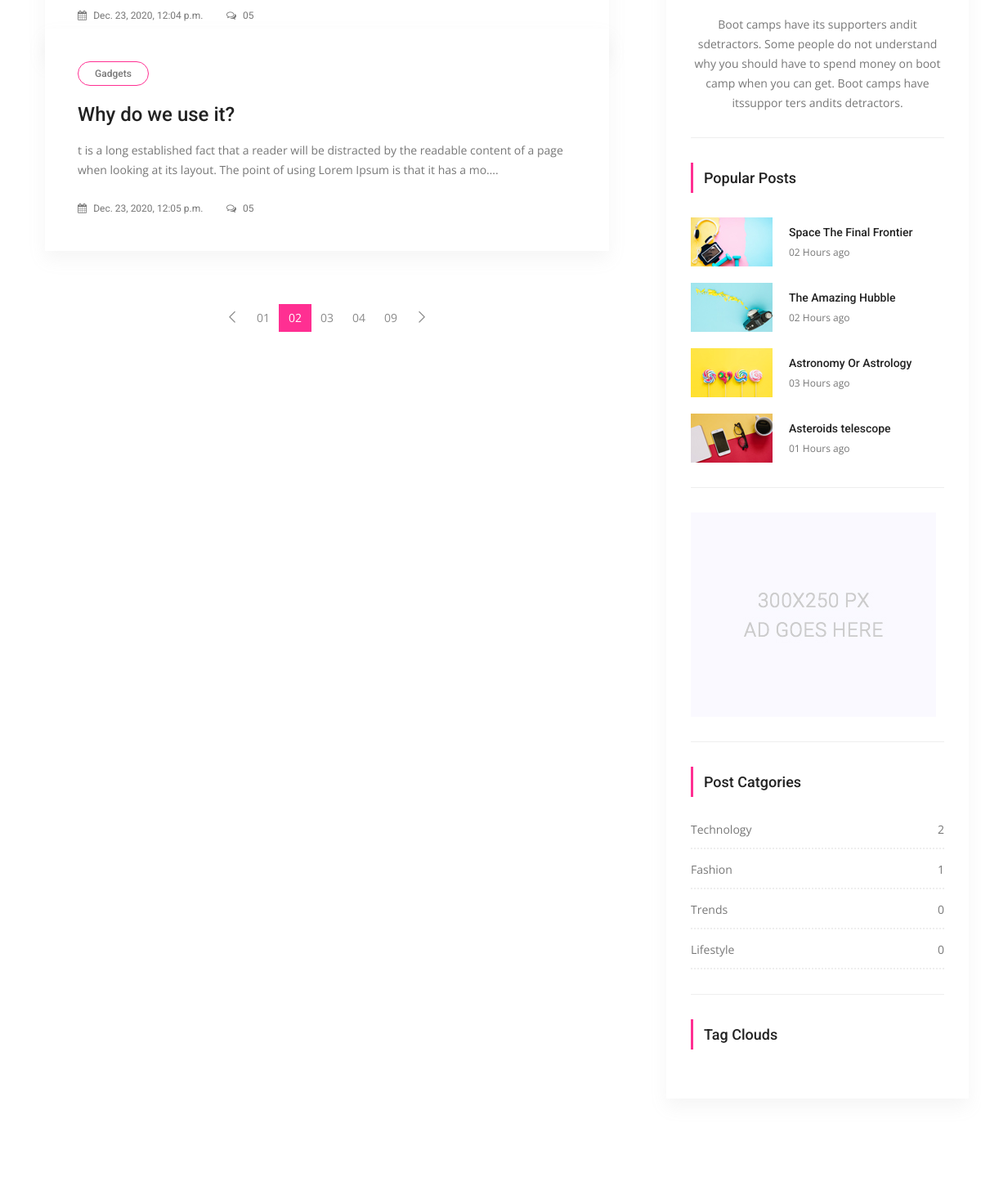
/posts/ (middle part), run on an earlier commit of the app's database.
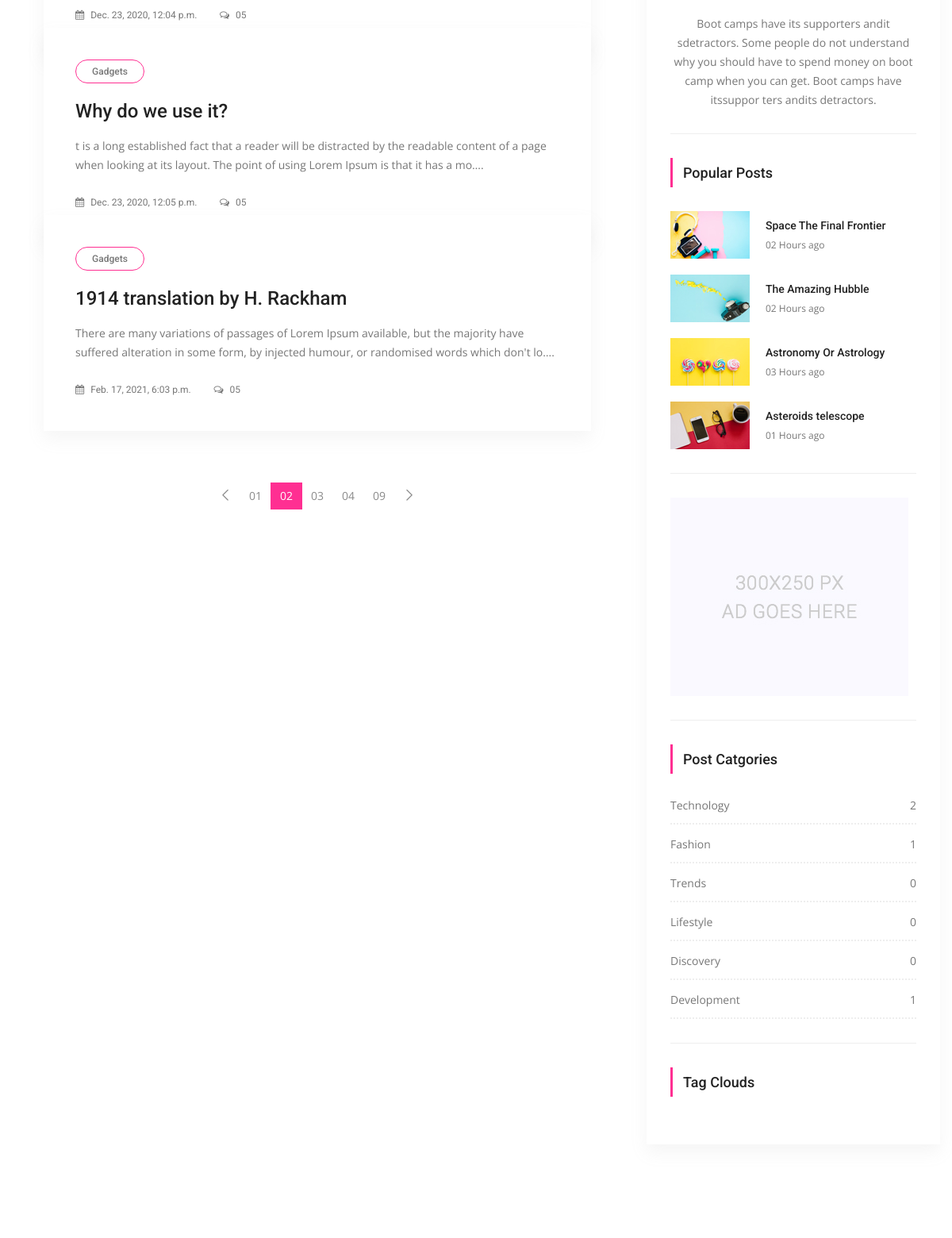
And on a later commit of the database.
### posts/models.py (models this page shows, shortened)
class Post(models.Model):
	title= models.CharField(max_length=150)
	content=models.TextField()
	publishing_date=models.DateTimeField(auto_now_add=True)
	image= models.ImageField(blank=True, null=True, upload_to='uploads/')
	user= models.ForeignKey(settings.AUTH_USER_MODEL,on_delete=models.CASCADE)
	slug= models.SlugField(default="slug",editable=False)
	category=models.ForeignKey(Category, on_delete=models.CASCADE, default=1, related_name="posts")
	tag =models.ManyToManyField(Tag, related_name= "posts",blank=True)

class Category(models.Model):
	title= models.CharField(max_length=150)
	slug= models.SlugField(editable=False)
	def post_count(self):
		return self.posts.all().count()

### posts/views.py (the view)
# urls.py: path('', IndexView.as_view(), name="index"),
class IndexView(ListView):
	template_name="posts/index.html"
	model= Post
	context_object_name= "posts"
	def get_context_data(self, *, object_list=None, **kwargs):
		context= super(IndexView, self).get_context_data(**kwargs)
		return context

### posts/templatetags/custom_tags.py (called while the page is built)
@register.simple_tag(name="categories")
def all_categories():
	return Category.objects.all()

@register.simple_tag(name="tags")
def all_tags():
	return Tag.objects.all()

### templates/posts/index.html (shortened to what this page needs)
{% extends 'base.html' %}
{% load static %}
{% block content %}
        <section class="blog_area p_120">
            <div class="container">
                <div class="row">
                    <div class="col-lg-8">
                        <div class="blog_left_sidebar">
                        	{% for post in posts %}
                            <article class="blog_style1">
                            	<div class="blog_img">
                            	</div>
                            	<div class="blog_text">
									<div class="blog_text_inner">
										<a class="cat" href="#">Gadgets</a>
										<a href="{% url 'detail' pk=post.pk  slug=post.slug %}"><h4>{{ post.title }}</h4></a>
										<p>{{ post.content| truncatechars:175 }}.</p>
										<div class="date">
											<a href="#"><i class="fa fa-calendar" aria-hidden="true"></i> {{ post.publishing_date }}</a>
											<a href="#"><i class="fa fa-comments-o" aria-hidden="true"></i> 05</a>
										</div>
									</div>
                            	</div>
                            </article>
                            {% endfor %}
                            <nav class="blog-pagination justify-content-center d-flex">
		                        <ul class="pagination">
		                            <li class="page-item">
		                                <a href="#" class="page-link" aria-label="Previous">
		                                    <span aria-hidden="true">
		                                        <span class="lnr lnr-chevron-left"></span>
		                                    </span>
		                                </a>
		                            </li>
		                            <li class="page-item"><a href="#" class="page-link">01</a></li>
		                            <li class="page-item active"><a href="#" class="page-link">02</a></li>
		                            <li class="page-item"><a href="#" class="page-link">03</a></li>
		                            <li class="page-item"><a href="#" class="page-link">04</a></li>
		                            <li class="page-item"><a href="#" class="page-link">09</a></li>
		                            <li class="page-item">
		                                <a href="#" class="page-link" aria-label="Next">
		                                    <span aria-hidden="true">
		                                        <span class="lnr lnr-chevron-right"></span>
		                                    </span>
		                                </a>
		                            </li>
		                        </ul>
		                    </nav>
                        </div>
                    </div>
                      {% include 'right_side.html' %}
                    </div>
                </div>
            </div>
        </section>
    {% endblock %}

### templates/base.html (shortened to what this page needs)
{% load static %}
<!doctype html>
<html lang="en">
    <head>
        <link rel="stylesheet" href="{% static 'css/bootstrap.css' %}">
        <link rel="stylesheet" href="{% static 'vendors/linericon/style.css' %}">
        <link rel="stylesheet" href="{% static 'css/font-awesome.min.css'%}">
        <link rel="stylesheet" href="{% static 'vendors/owl-carousel/owl.carousel.min.css'%}">
        <link rel="stylesheet" href="{% static 'vendors/lightbox/simpleLightbox.css'%}">
        <link rel="stylesheet" href="{% static 'vendors/nice-select/css/nice-select.css'%}">
        <link rel="stylesheet" href="{% static 'vendors/animate-css/animate.css'%}">
        <link rel="stylesheet" href="{% static 'vendors/jquery-ui/jquery-ui.css'%}">
        <link rel="stylesheet" href="{% static 'css/style.css'%}">
        <link rel="stylesheet" href="{% static 'css/responsive.css'%}">
    </head>
    <body>
        {% block content %}
        {% endblock %}
    </body>
</html>

### templates/right_side.html (shortened to what this page needs)
 {% load static %}
{% load custom_tags %}
 <div class="col-lg-4">
                        <div class="blog_right_sidebar">
                            <aside class="single_sidebar_widget author_widget">
                                <div class="social_icon">
                                </div>
                                <p>Boot camps have its supporters andit sdetractors. Some people do not understand why you should have to spend money on boot camp when you can get. Boot camps have itssuppor ters andits detractors.</p>
                                <div class="br"></div>
                            </aside>
                            <aside class="single_sidebar_widget popular_post_widget">
                                <h3 class="widget_title">Popular Posts</h3>
                                <div class="media post_item">
                                    <img src="{% static 'img/blog/popular-post/post1.jpg' %}" alt="post">
                                    <div class="media-body">
                                        <a href="blog-details.html"><h3>Space The Final Frontier</h3></a>
                                        <p>02 Hours ago</p>
                                    </div>
                                </div>
                                <div class="media post_item">
                                    <img src="{% static 'img/blog/popular-post/post2.jpg'%}" alt="post">
                                    <div class="media-body">
                                        <a href="blog-details.html"><h3>The Amazing Hubble</h3></a>
                                        <p>02 Hours ago</p>
                                    </div>
                                </div>
                                <div class="media post_item">
                                    <img src="{% static 'img/blog/popular-post/post3.jpg'%}" alt="post">
                                    <div class="media-body">
                                        <a href="blog-details.html"><h3>Astronomy Or Astrology</h3></a>
                                        <p>03 Hours ago</p>
                                    </div>
                                </div>
                                <div class="media post_item">
                                    <img src="{% static 'img/blog/popular-post/post4.jpg' %}" alt="post">
                                    <div class="media-body">
                                        <a href="blog-details.html"><h3>Asteroids telescope</h3></a>
                                        <p>01 Hours ago</p>
                                    </div>
                                </div>
                                <div class="br"></div>
                            </aside>
                            <aside class="single_sidebar_widget">
                                <a href="#"><img class="img-fluid" src="{% static 'img/blog/add.jpg' %}" alt=""></a>
                                <div class="br"></div>
                            </aside>
                            <aside class="single_sidebar_widget post_category_widget">
                                <h4 class="widget_title">Post Catgories</h4>
                                <ul class="list cat-list">
                                    {% categories as categories %}
                                    {% for category in categories %}
                                    <li>
                                        <a href="{% url 'category_detail' pk=category.id slug=category.slug %}" class="d-flex justify-content-between">
                                            <p>{{ category.title }}</p>
                                            <p>{{ category.post_count }}</p>
                                        </a>
                                    </li>
                                    {% endfor %}
                                </ul>
                                <div class="br"></div>
                            </aside>
                            <aside class="single-sidebar-widget tag_cloud_widget">
                                <h4 class="widget_title">Tag Clouds</h4>
                            </aside>
                        </div>

### static-storage/css/style.css (style rules this page uses)
.list { list-style: none; margin: 0px; padding: 0px; }
body { line-height: 24px; font-size: 14px; font-family: "Open Sans", sans-serif; font-weight: normal; color: #777777; }
h1, h2, h3, h4, h5, h6 { font-family: "Roboto", sans-serif; font-weight: 500; }
.p_120 { padding-top: 120px; padding-bottom: 120px; }
@media (min-width: 1200px) { .container { max-width: 1200px; } }
.blog_right_sidebar { -webkit-box-shadow: 0px 10px 20px 0px rgba(153, 153, 153, 0.1); box-shadow: 0px 10px 20px 0px rgba(153, 153, 153, 0.1); padding: 30px; }
.blog_right_sidebar .widget_title { font-size: 18px; line-height: 25px; text-align: left; color: #222222; border-left: 3px solid #ff2f92; padding: 6px 0px 6px 13px; margin-bottom: 30px; }
.blog_right_sidebar .author_widget { text-align: center; }
.blog_right_sidebar .author_widget p { margin-bottom: 0px; }
.blog_right_sidebar .author_widget .social_icon { padding: 7px 0px 15px; }
.blog_right_sidebar .popular_post_widget .post_item .media-body { -webkit-box-pack: center; -ms-flex-pack: center; justify-content: center; -ms-flex-item-align: center; align-self: center; padding-left: 20px; }
.blog_right_sidebar .popular_post_widget .post_item .media-body h3 { font-size: 14px; line-height: 20px; color: #222222; margin-bottom: 4px; -webkit-transition: all 0.3s linear; -o-transition: all 0.3s linear; transition: all 0.3s linear; }
.blog_right_sidebar .popular_post_widget .post_item .media-body p { font-size: 12px; line-height: 21px; margin-bottom: 0px; }
.blog_right_sidebar .popular_post_widget .post_item + .post_item { margin-top: 20px; }
.blog_right_sidebar .post_category_widget .cat-list li { border-bottom: 2px dotted #eee; -webkit-transition: all 0.3s ease 0s; -o-transition: all 0.3s ease 0s; transition: all 0.3s ease 0s; padding-bottom: 12px; }
.blog_right_sidebar .post_category_widget .cat-list li a { font-size: 14px; line-height: 20px; color: #777; }
.blog_right_sidebar .post_category_widget .cat-list li a p { margin-bottom: 0px; }
.blog_right_sidebar .post_category_widget .cat-list li + li { padding-top: 15px; }
.blog_right_sidebar .br { width: 100%; height: 1px; background: #eeeeee; margin: 30px 0px; }
.blog-pagination { padding-top: 25px; }
.blog-pagination .page-link { border-radius: 0; }
.blog-pagination .page-item { border: none; }
.page-link { background: transparent; font-weight: 400; }
.blog-pagination .page-item.active .page-link { background-color: #ff2f92; border-color: transparent; color: #fff; }
.blog-pagination .page-link { position: relative; display: block; padding: 0.5rem 0.75rem; margin-left: -1px; line-height: 1.25; color: #8a8a8a; border: none; }
.blog-pagination .page-link .lnr { font-weight: 600; }
.blog-pagination .page-item:last-child .page-link, .blog-pagination .page-item:first-child .page-link { border-radius: 0; }
h3 { font-size: 24px; }
h4 { font-size: 18px; }
.blog_style1 { margin-bottom: 40px; }
.blog_style1 .blog_text { padding-left: 40px; padding-right: 40px; }
.blog_style1 .blog_text .blog_text_inner { background: #fff; margin-top: -100px; position: relative; -webkit-box-shadow: 0px 10px 20px 0px rgba(153, 153, 153, 0.1); box-shadow: 0px 10px 20px 0px rgba(153, 153, 153, 0.1); padding: 40px; }
.blog_style1 .blog_text .blog_text_inner .cat { display: inline-block; border: 1px solid #ff2f92; line-height: 28px; padding: 0px 20px; color: #777777; border-radius: 15px; font-size: 12px; font-family: "Roboto", sans-serif; margin-bottom: 20px; font-weight: 500; }
.blog_style1 .blog_text .blog_text_inner h4 { font-size: 24px; font-family: "Roboto", sans-serif; line-height: 30px; color: #222222; padding-right: 20px; margin-bottom: 17px; -webkit-transition: all 300ms linear 0s; -o-transition: all 300ms linear 0s; transition: all 300ms linear 0s; }
.blog_style1 .blog_text .blog_text_inner p { font-size: 14px; line-height: 24px; color: #777777; margin-bottom: 22px; }
.blog_style1 .blog_text .blog_text_inner .date a { color: #777777; font-size: 12px; font-weight: normal; font-family: "Roboto", sans-serif; margin-right: 25px; -webkit-transition: all 300ms linear 0s; -o-transition: all 300ms linear 0s; transition: all 300ms linear 0s; }
.blog_style1 .blog_text .blog_text_inner .date a i { padding-right: 5px; }
.blog_style1 .blog_text .blog_text_inner .date a:last-child { margin-right: 0px; }

What changed in the data, as far as the page shows it:
added Post: title "1914 translation by H. Rackham", content "There are many variations of passages of Lorem Ipsum available, but the majority have suffered alteration in some form, by injected humour, or randomised words which don't lo…", publishing_date "Feb. 17, 2021, 6:03 p.m."
added Category: title "Discovery", post_count "0"
added Category: title "Development", post_count "1"
